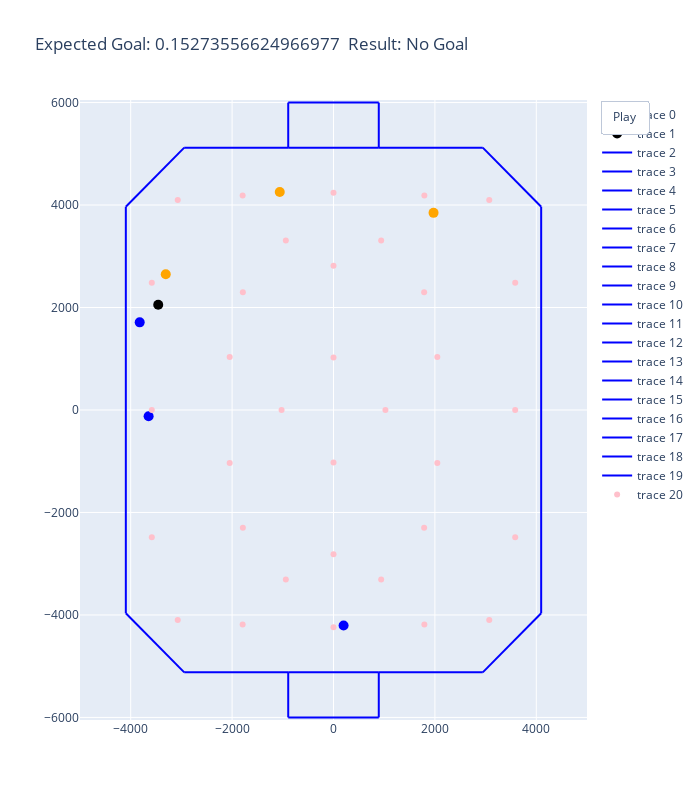

The notebook cell this image was saved under:
### Code cell
random_sample = results_df.sample(1)
replay = random_sample['replay_name'].values[0]
df, flat_df, game_info, players, df_ball = get_replay_df(replay)
is_goal = random_sample['is_goal'].values[0]
fig = show_play(go.Figure(), random_sample['expected_goal'].values[0], random_sample['frames'].values[0], is_goal)
fig.show()

### Figure 1 — Plotly figure (JSON) as saved in the notebook; plotly's stock layout.template omitted (floating-point values rounded to 4 significant figures)
{"data": [{"line": {"color": "blue", "width": 2}, "marker": {"color": ["orange", "blue", "blue", "blue", "orange", "orange"], "size": 10}, "mode": "markers", "type": "scatter", "x": [-1060.0, -3647.0, 198.8, -3822.0, 1973.0, -3308.0], "y": [4254.0, -121.4, -4207.0, 1710.0, 3847.0, 2648.0]}, {"line": {"color": "blue", "width": 2}, "marker": {"color": "black", "size": 10}, "mode": "markers", "type": "scatter", "x": [-3457.0], "y": [2055.0]}, {"line": {"color": "blue", "width": 2}, "mode": "lines", "type": "scatter", "x": [4096, 2944], "y": [3968, 5120]}, {"line": {"color": "blue", "width": 2}, "mode": "lines", "type": "scatter", "x": [-4096, -2944], "y": [-3968, -5120]}, {"line": {"color": "blue", "width": 2}, "mode": "lines", "type": "scatter", "x": [-4096, -2944], "y": [3968, 5120]}, {"line": {"color": "blue", "width": 2}, "mode": "lines", "type": "scatter", "x": [4096, 2944], "y": [-3968, -5120]}, {"line": {"color": "blue", "width": 2}, "mode": "lines", "type": "scatter", "x": [-4096, -4096], "y": [3968, -3968]}, {"line": {"color": "blue", "width": 2}, "mode": "lines", "type": "scatter", "x": [4096, 4096], "y": [3968, -3968]}, {"line": {"color": "blue", "width": 2}, "mode": "lines", "type": "scatter", "x": [-2944, -893], "y": [5120, 5120]}, {"line": {"color": "blue", "width": 2}, "mode": "lines", "type": "scatter", "x": [2944, 893], "y": [5120, 5120]}, {"line": {"color": "blue", "width": 2}, "mode": "lines", "type": "scatter", "x": [-893, 893], "y": [5120, 5120]}, {"line": {"color": "blue", "width": 2}, "mode": "lines", "type": "scatter", "x": [-2944, -893], "y": [-5120, -5120]}, {"line": {"color": "blue", "width": 2}, "mode": "lines", "type": "scatter", "x": [2944, 893], "y": [-5120, -5120]}, {"line": {"color": "blue", "width": 2}, "mode": "lines", "type": "scatter", "x": [-893, 893], "y": [-5120, -5120]}, {"line": {"color": "blue", "width": 2}, "mode": "lines", "type": "scatter", "x": [-893, 893], "y": [6000, 6000]}, {"line": {"color": "blue", "width": 2}, "mode": "lines", "type": "scatter", "x": [893, 893], "y": [6000, 5120]}, {"line": {"color": "blue", "width": 2}, "mode": "lines", "type": "scatter", "x": [-893, -893], "y": [6000, 5120]}, {"line": {"color": "blue", "width": 2}, "mode": "lines", "type": "scatter", "x": [-893, 893], "y": [-6000, -6000]}, {"line": {"color": "blue", "width": 2}, "mode": "lines", "type": "scatter", "x": [893, 893], "y": [-6000, -5120]}, {"line": {"color": "blue", "width": 2}, "mode": "lines", "type": "scatter", "x": [-893, -893], "y": [-6000, -5120]}, {"marker": {"color": "pink"}, "mode": "markers", "type": "scatter", "x": [-3072, 3072, -3584, 3584, -3072, 3072, 0, -1792, 1792, -940, 940, 0, -3584, 3584, -1788, 1788, -2048, 0, 2048, -1024, 1024, -2048, 0, 2048, -1788, 1788, -3584, 3584, 0, -940, 940, -1792, 1792, 0], "y": [-4096, -4096, 0, 0, 4096, 4096, -4240, -4184, -4184, -3308, -3308, -2816, -2484, -2484, -2300, -2300, -1036, -1024, -1036, 0, 0, 1036, 1024, 1036, 2300, 2300, 2484, 2484, 2816, 3310, 3308, 4184, 4184, 4240]}], "layout": {"autosize": false, "height": 800, "hovermode": "closest", "title": {"text": "Expected Goal: 0.15273556624966977\n Result: No Goal"}, "updatemenus": [{"active": 0, "buttons": [{"args": [null, {"frame": {"duration": 30, "redraw": false}, "fromcurrent": true, "transition": {"duration": 0}}], "label": "Play", "method": "animate"}], "showactive": false, "type": "buttons", "x": 1.12, "xanchor": "right", "y": 1, "yanchor": "top"}], "width": 700, "xaxis": {"autorange": false, "range": [-5000, 5000], "type": "linear", "zeroline": false}, "yaxis": {"autorange": false, "range": [-6050, 6050], "type": "linear", "zeroline": false}}}
